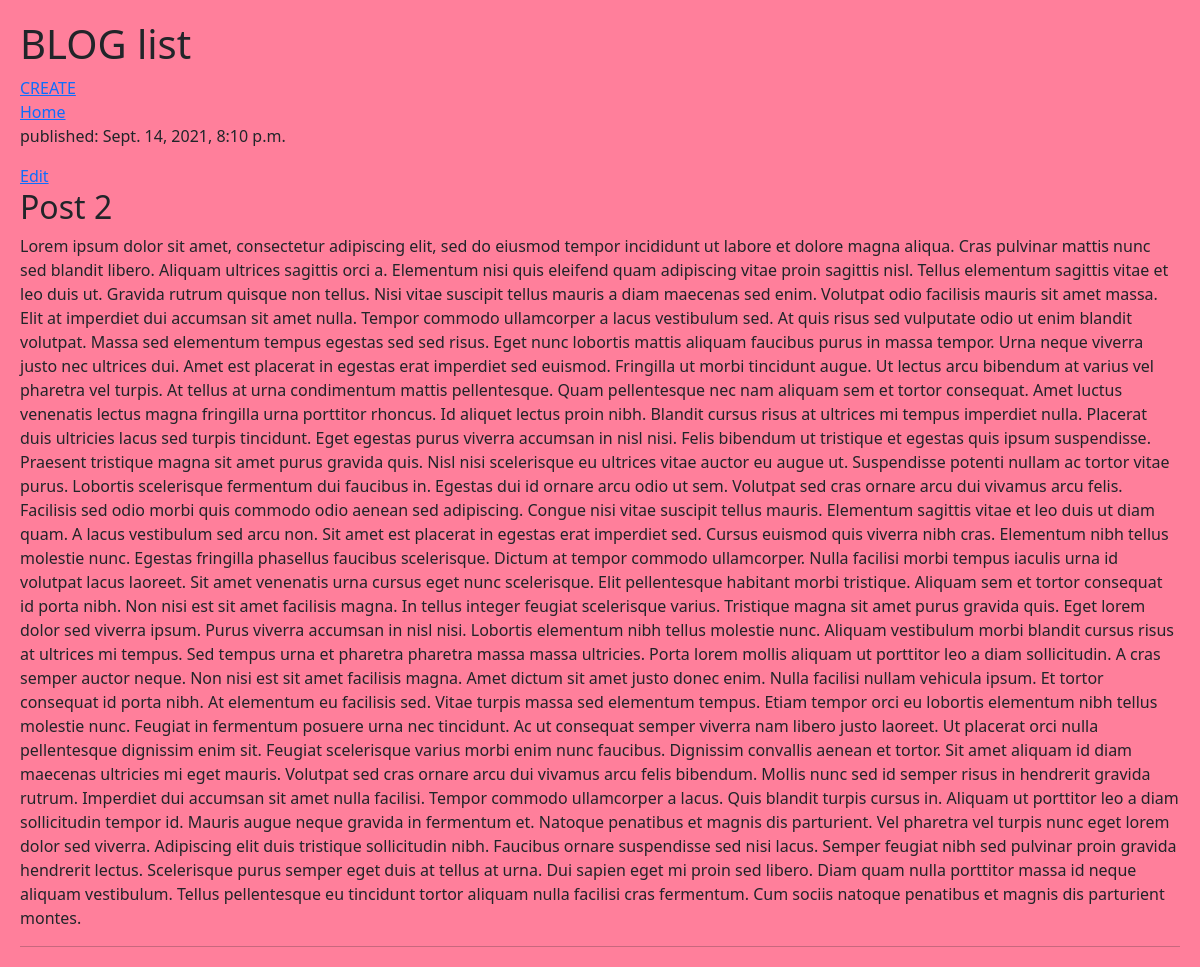
The app's page /post/2, older data.
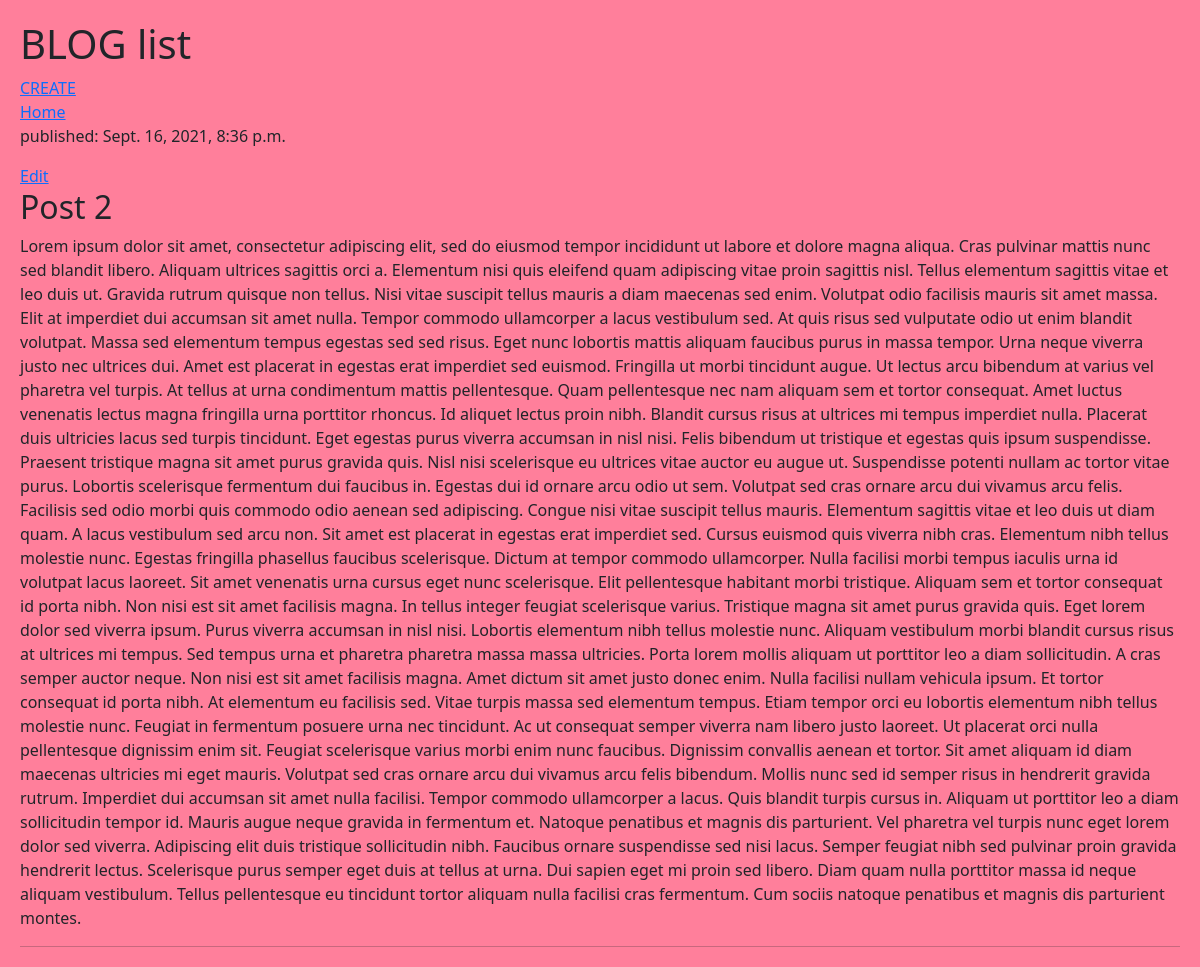
The same page, newer data.
### blog/models.py (models this page shows, shortened)
class Post(models.Model):
    author = models.ForeignKey('auth.User', on_delete=models.DO_NOTHING)
    title = models.CharField(max_length=200, null=False)
    text = models.TextField(null=False)
    create_date = models.DateTimeField(default=timezone.now)
    publish_date = models.DateTimeField(null=True)
    image = models.ImageField(upload_to='images', blank=True)

### blog/views.py (the view)
# urls.py: path('post/<int:pk>', views.post_detail, name='post_detail'),
def post_detail(request, pk):
    post = get_object_or_404(Post, pk=pk)
    return render(request, 'blog/post_detail.html', {'post':post})

### blog/templates/blog/post_detail.html (shortened to what this page needs)
{% extends 'blog/base.html' %}
{% block content %}
        <div class="post">
            <a href="{% url 'post_list' %}">Home</a>
            {% if post.publish_date %}
            <div class="date">
                <p>published: {{ post.publish_date }}</p>
                <a href="{% url 'post_edit' pk=post.pk %}">Edit</a>
            </div>
            <h2>{{ post.title }}</h2>
            <p>{{ post.text }}</p>
            <hr>
            {% endif %}
        </div>
{% endblock %}

Row changes from the older to the newer data that the page shows:
changed Post "Post 2": publish_date "Sept. 14, 2021, 8:10 p.m." → "Sept. 16, 2021, 8:36 p.m."
